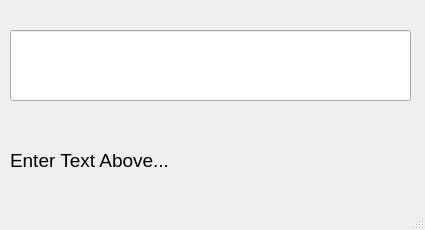
<?xml version="1.0" encoding="UTF-8"?>
<ui version="4.0">
 <class>MainWindow</class>
 <widget class="QMainWindow" name="MainWindow">
  <property name="geometry">
   <rect>
    <x>0</x>
    <y>0</y>
    <width>425</width>
    <height>230</height>
   </rect>
  </property>
  <property name="windowTitle">
   <string>MainWindow</string>
  </property>
  <widget class="QWidget" name="centralwidget">
   <widget class="QLineEdit" name="lineEdit">
    <property name="geometry">
     <rect>
      <x>10</x>
      <y>30</y>
      <width>401</width>
      <height>71</height>
     </rect>
    </property>
    <property name="font">
     <font>
      <pointsize>14</pointsize>
     </font>
    </property>
   </widget>
   <widget class="QLabel" name="label">
    <property name="geometry">
     <rect>
      <x>10</x>
      <y>130</y>
      <width>391</width>
      <height>61</height>
     </rect>
    </property>
    <property name="font">
     <font>
      <pointsize>14</pointsize>
     </font>
    </property>
    <property name="text">
     <string>Enter Text Above...</string>
    </property>
   </widget>
  </widget>
  <widget class="QMenuBar" name="menubar">
   <property name="geometry">
    <rect>
     <x>0</x>
     <y>0</y>
     <width>425</width>
     <height>21</height>
    </rect>
   </property>
  </widget>
  <widget class="QStatusBar" name="statusbar"/>
 </widget>
 <resources/>
 <connections/>
</ui>
